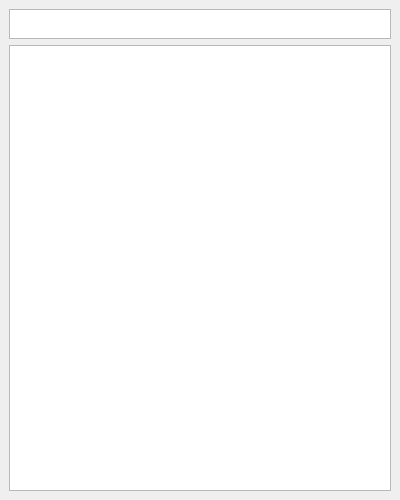
<?xml version="1.0" encoding="UTF-8"?>
<ui version="4.0">
 <class>Batab</class>
 <widget class="QMainWindow" name="Batab">
  <property name="geometry">
   <rect>
    <x>0</x>
    <y>0</y>
    <width>400</width>
    <height>500</height>
   </rect>
  </property>
  <property name="windowTitle">
   <string>Batab</string>
  </property>
  <widget class="QWidget" name="centralwidget">
   <layout class="QVBoxLayout" name="verticalLayout">
    <item>
     <widget class="QPlainTextEdit" name="plainTextEdit">
      <property name="sizePolicy">
       <sizepolicy hsizetype="MinimumExpanding" vsizetype="Fixed">
        <horstretch>0</horstretch>
        <verstretch>0</verstretch>
       </sizepolicy>
      </property>
      <property name="maximumSize">
       <size>
        <width>16777215</width>
        <height>30</height>
       </size>
      </property>
     </widget>
    </item>
    <item>
     <widget class="QListView" name="listView"/>
    </item>
   </layout>
  </widget>
  <action name="actionwqez">
   <property name="text">
    <string>wqez</string>
   </property>
  </action>
 </widget>
 <resources/>
 <connections/>
</ui>
